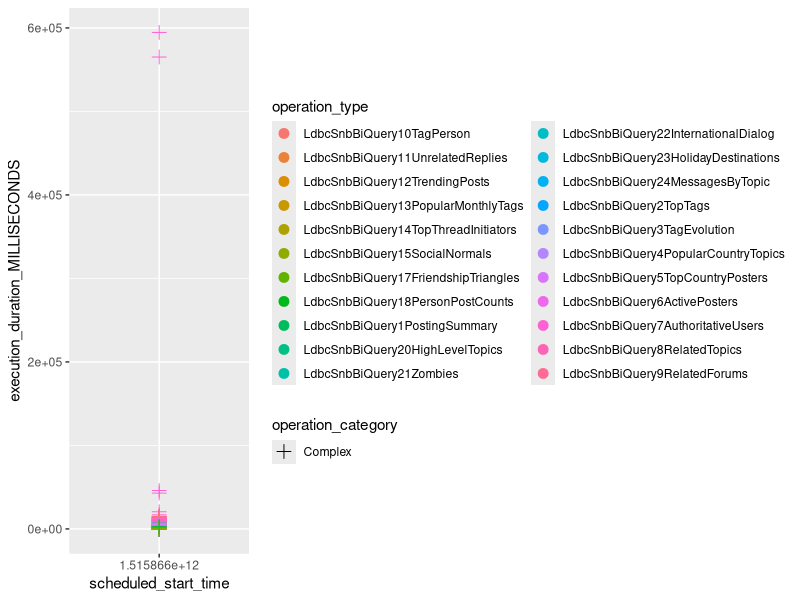
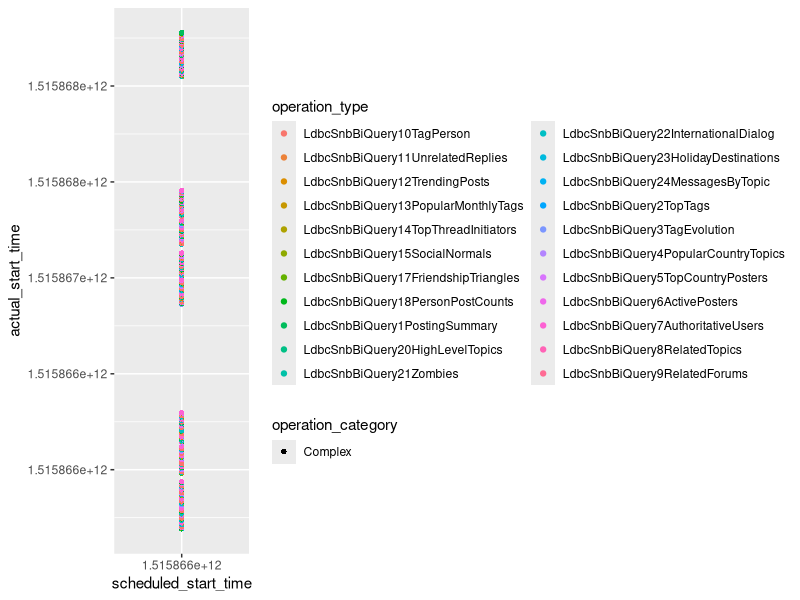
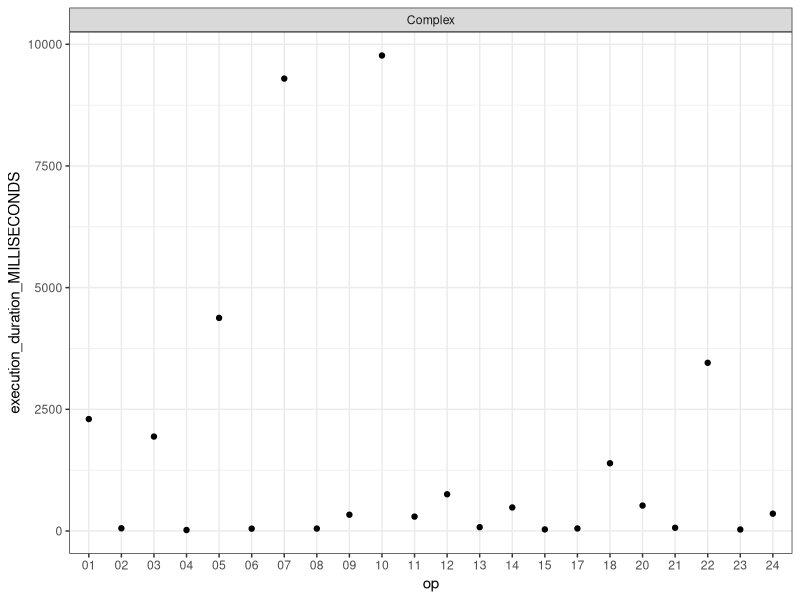

R code for these plots, in order:
library(ggplot2)
library(tidyverse)
library(plyr)
library(stringr)
library(scales)

# load

results = read.csv("../cypher/results/LDBC-SNB-results_log.csv", sep="|")
results

# preprocess

results$operation_category = str_extract(results$operation_type, regex("(Query|ShortQuery|Update)"))
results$operation_category = gsub("ShortQuery", "Short", results$operation_category)
results$operation_category = gsub("Query", "Complex", results$operation_category)

# starting times

ggplot(results, aes(x=scheduled_start_time, y=execution_duration_MILLISECONDS, col=operation_type, shape=operation_category)) +
  geom_point(size=3) +
  scale_shape_manual(values=c(3, 16, 17))

ggplot(results, aes(x=scheduled_start_time, y=actual_start_time, col=operation_type, shape=operation_category)) +
  geom_point()

# results

gm_mean = function(x, na.rm=TRUE) {
  exp(sum(log(x[x > 0]), na.rm=na.rm) / length(x))
}

results$op <- as.numeric(gsub("[^0-9]*([0-9]+)[^0-9]*$", "\\1", results$operation_type))
results$op <- sprintf("%02d", results$op)

aggregated <- ddply(
  .data = results,
  .variables = c("operation_type", "op", "operation_category"),
  .fun = colwise(gm_mean)
)

ggplot(aggregated, aes(x=op, y=execution_duration_MILLISECONDS)) +
  geom_point() +
  facet_wrap(~operation_category, ncol=1, scales="free") +
  theme_bw()
